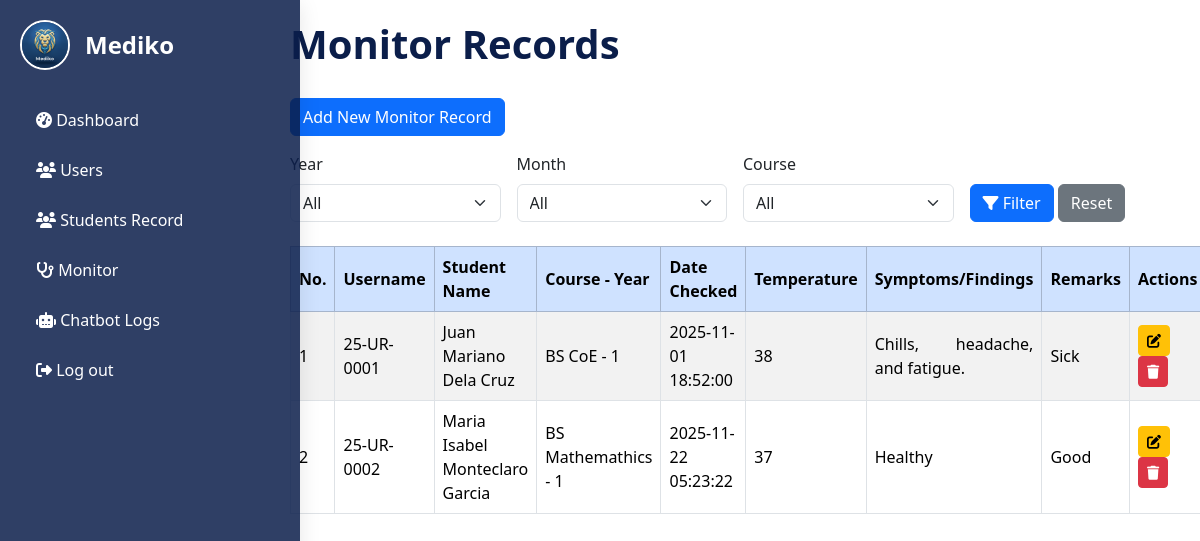
The page /main/admin/admin_Monitor.php (signed in) on the database its author committed.
### tables this page shows
CREATE TABLE `tb_monitor` (
  `monitor_id` int(11) NOT NULL,
  `stud_id` int(11) NOT NULL,
  `monitor_datechecked` datetime NOT NULL,
  `monitor_temperature` varchar(50) NOT NULL,
  `monitor_symptoms` text NOT NULL,
  `monitor_remarks` enum('Good','Sick','Recovering','Critical') NOT NULL
);

CREATE TABLE `tb_users` (
  `user_id` int(11) NOT NULL,
  `user_username` varchar(50) NOT NULL,
  `user_email` varchar(50) NOT NULL,
  `user_password` varchar(50) NOT NULL,
  `user_role` enum('Admin','Student') NOT NULL
);

CREATE TABLE `tb_students` (
  `stud_id` int(11) NOT NULL,
  `user_id` int(11) NOT NULL,
  `stud_lname` varchar(50) NOT NULL,
  `stud_fname` varchar(50) NOT NULL,
  `stud_mname` varchar(50) NOT NULL,
  `stud_course` enum('BS IT','BS Architecture','BS CoE','BS CE','BS EE','BS ME','BSED','BEED','BS Mathemathics','ABEL') NOT NULL,
  `stud_year` enum('1','2','3','4','5') NOT NULL,
  `stud_gender` enum('Male','Female') NOT NULL,
  `stud_age` varchar(50) NOT NULL,
  `stud_imageurl` varchar(255) NOT NULL DEFAULT 'uploads/default_avatar.png'
);

### main/admin/admin_Monitor.php (the view, shortened to what this page needs)
<?php
include("../../config/database.php");
$limit = 5;
$page = isset($_GET['page']) ? max(1, intval($_GET['page'])) : 1;
$offset = ($page - 1) * $limit;
$params = [];
$types = '';
$where_sql = '';
$sql = "SELECT m.*, s.stud_fname, s.stud_mname, s.stud_lname, s.stud_course, s.stud_year, u.user_username
        FROM tb_monitor m
        LEFT JOIN tb_students s ON m.stud_id = s.stud_id
        LEFT JOIN tb_users u ON s.user_id = u.user_id
        $where_sql
        ORDER BY m.monitor_id ASC
        LIMIT ?, ?";
$stmt = $conn->prepare($sql);
if (!empty($params)) {
    $types .= 'ii';
    $params[] = $offset;
    $params[] = $limit;
    $stmt->bind_param($types, ...$params);
} else {
    $stmt->bind_param("ii", $offset, $limit);
}
$stmt->execute();
$result = $stmt->get_result();
?>
<!DOCTYPE html>
<html lang="en">
<head>
<link href="https://cdn.jsdelivr.net/npm/bootstrap@5.3.3/dist/css/bootstrap.min.css" rel="stylesheet">
<link rel="stylesheet" href="https://cdnjs.cloudflare.com/ajax/libs/font-awesome/6.5.0/css/all.min.css">
</head>
<body>
<?php include('admin_Sidebar.php'); ?>
<div class="main-content">
    <div class="table-container">
        <h4 style="color: #0b1e4a; font-weight: bold; font-size: 2.5rem; margin-bottom: 30px;">Monitor Records</h4>
        <div class="mb-3">
            <a href="../admin/admin_Monitor_Add.php" class="btn btn-primary">Add New Monitor Record</a>
        </div>
        <form method="GET" class="row g-3 mb-4">
            <div class="col-md-3">
                <label for="year" class="form-label">Year</label>
                <select name="year" id="year" class="form-select">
                    <option value="">All</option>
                </select>
            </div>
            <div class="col-md-3">
                <label for="month" class="form-label">Month</label>
                <select name="month" id="month" class="form-select">
                    <option value="">All</option>
                </select>
            </div>
            <div class="col-md-3">
                <label for="course" class="form-label">Course</label>
                <select name="course" id="course" class="form-select">
                    <option value="">All</option>
                </select>
            </div>
            <div class="col-md-3 align-self-end">
                <button type="submit" class="btn btn-primary"><i class="fa fa-filter"></i> Filter</button>
                <a href="../admin/admin_Monitor.php" class="btn btn-secondary">Reset</a>
            </div>
        </form>
        <table class="table table-bordered table-striped">
            <thead class="table-primary">
                <tr>
                    <th>No.</th>
                    <th>Username</th>
                    <th>Student Name</th>
                    <th>Course - Year</th>
                    <th>Date Checked</th>
                    <th>Temperature</th>
                    <th>Symptoms/Findings</th>
                    <th>Remarks</th>
                    <th>Actions</th>
                </tr>
            </thead>
            <tbody>
            <?php if ($result && $result->num_rows > 0): ?>
                <?php while ($row = $result->fetch_assoc()): ?>
                    <tr>
                        <td><?= $row['monitor_id']; ?></td>
                        <td><?= htmlspecialchars($row['user_username'] ?? '-') ?></td>
                        <td><?= htmlspecialchars($row['stud_fname'] . ' ' . $row['stud_mname'] . ' ' . $row['stud_lname']); ?></td>
                        <td><?= htmlspecialchars($row['stud_course'] . ' - ' . $row['stud_year']); ?></td>
                        <td><?= htmlspecialchars($row['monitor_datechecked']); ?></td>
                        <td><?= htmlspecialchars($row['monitor_temperature']); ?></td>
                        <td><?= htmlspecialchars($row['monitor_symptoms']); ?></td>
                        <td><?= htmlspecialchars($row['monitor_remarks']); ?></td>
                        <td>
                            <a href="../admin/admin_Monitor_Edit.php?monitor_id=<?= $row['monitor_id']; ?>" class="btn btn-warning btn-sm btn-icon"><i class="fa fa-edit"></i></a>
                            <button class="btn btn-danger btn-sm btn-icon" data-bs-toggle="modal" data-bs-target="#deleteModal" data-monitorid="<?= $row['monitor_id']; ?>" data-student="<?= htmlspecialchars($row['stud_fname'] . ' ' . $row['stud_lname']); ?>">
                                <i class="fa fa-trash"></i>
                            </button>
                        </td>
                    </tr>
                <?php endwhile; ?>
            <?php else: ?>
                <tr><td colspan="9" class="text-center">No monitor records found.</td></tr>
            <?php endif; ?>
            </tbody>
        </table>
    </div>
</div>
</body>
</html>

### main/admin/admin_Monitor.php (style rules this page uses)
body { font-family: 'Segoe UI'; background: #f8f9fa; margin: 0; }
.main-content { margin-left: 270px; padding: 30px 20px; }
.table-container { max-width: 1200px; margin: auto; }
.table th, .table td { vertical-align: middle; text-align: justify; }
.btn-icon { padding: 4px 8px; }

### main/admin/admin_Sidebar.php (style rules this page uses)
.main-content { margin-left: 270px; padding: 20px; }

### rows shown on the page
tb_monitor: monitor_id "1", tb_users.user_username "25-UR-0001", stud.stud_lname "Juan Mariano Dela Cruz", stud.stud_year "BS CoE - 1", monitor_datechecked "2025-11-01 18:52:00", monitor_temperature "38", monitor_symptoms "Chills, headache, and fatigue.", monitor_remarks "Sick"
tb_monitor: monitor_id "2", tb_users.user_username "25-UR-0002", stud.stud_lname "Maria Isabel Monteclaro Garcia", stud.stud_year "BS Mathemathics - 1", monitor_datechecked "2025-11-22 05:23:22", monitor_temperature "37", monitor_symptoms "Healthy", monitor_remarks "Good"
